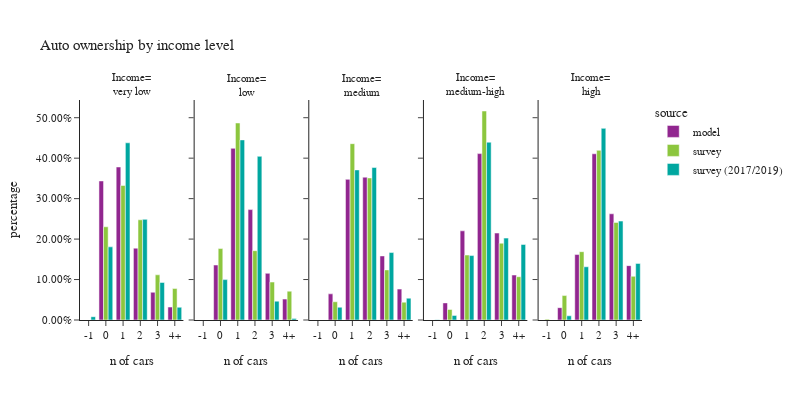

The notebook cell this image was saved under:
### Code cell
plot_auto(hh,'hhincome_group','income level', 'Income')

### Figure 1 — Plotly figure (JSON) as saved in the notebook; plotly's stock layout.template omitted (floating-point values rounded to 4 significant figures)
{"data": [{"alignmentgroup": "True", "customdata": [[0], [74596], [82082], [38531], [14889], [6942]], "hovertemplate": "source=model<br>hhincome_group=very low<br>auto_ownership_simple=%{x}<br>percentage=%{y}<br>sample count=%{customdata[0]}<extra></extra>", "legendgroup": "model", "marker": {"color": "#91268F", "pattern": {"shape": ""}}, "name": "model", "offsetgroup": "model", "orientation": "v", "showlegend": true, "textposition": "auto", "type": "bar", "x": ["-1", "0", "1", "2", "3", "4+"], "xaxis": "x", "y": [0.0, 0.3437, 0.3782, 0.1775, 0.0686, 0.03198], "yaxis": "y"}, {"alignmentgroup": "True", "customdata": [[0], [29603], [92456], [59466], [25136], [11265]], "hovertemplate": "source=model<br>hhincome_group=low<br>auto_ownership_simple=%{x}<br>percentage=%{y}<br>sample count=%{customdata[0]}<extra></extra>", "legendgroup": "model", "marker": {"color": "#91268F", "pattern": {"shape": ""}}, "name": "model", "offsetgroup": "model", "orientation": "v", "showlegend": false, "textposition": "auto", "type": "bar", "x": ["-1", "0", "1", "2", "3", "4+"], "xaxis": "x2", "y": [0.0, 0.1358, 0.4243, 0.2729, 0.1153, 0.05169], "yaxis": "y2"}, {"alignmentgroup": "True", "customdata": [[0], [27993], [150581], [152913], [68595], [33076]], "hovertemplate": "source=model<br>hhincome_group=medium<br>auto_ownership_simple=%{x}<br>percentage=%{y}<br>sample count=%{customdata[0]}<extra></extra>", "legendgroup": "model", "marker": {"color": "#91268F", "pattern": {"shape": ""}}, "name": "model", "offsetgroup": "model", "orientation": "v", "showlegend": false, "textposition": "auto", "type": "bar", "x": ["-1", "0", "1", "2", "3", "4+"], "xaxis": "x3", "y": [0.0, 0.06463, 0.3476, 0.353, 0.1584, 0.07636], "yaxis": "y3"}, {"alignmentgroup": "True", "customdata": [[0], [18361], [95665], [178510], [93279], [48248]], "hovertemplate": "source=model<br>hhincome_group=medium-high<br>auto_ownership_simple=%{x}<br>percentage=%{y}<br>sample count=%{customdata[0]}<extra></extra>", "legendgroup": "model", "marker": {"color": "#91268F", "pattern": {"shape": ""}}, "name": "model", "offsetgroup": "model", "orientation": "v", "showlegend": false, "textposition": "auto", "type": "bar", "x": ["-1", "0", "1", "2", "3", "4+"], "xaxis": "x4", "y": [0.0, 0.0423, 0.2204, 0.4113, 0.2149, 0.1112], "yaxis": "y4"}, {"alignmentgroup": "True", "customdata": [[0], [13227], [70204], [178290], [113904], [58317]], "hovertemplate": "source=model<br>hhincome_group=high<br>auto_ownership_simple=%{x}<br>percentage=%{y}<br>sample count=%{customdata[0]}<extra></extra>", "legendgroup": "model", "marker": {"color": "#91268F", "pattern": {"shape": ""}}, "name": "model", "offsetgroup": "model", "orientation": "v", "showlegend": false, "textposition": "auto", "type": "bar", "x": ["-1", "0", "1", "2", "3", "4+"], "xaxis": "x5", "y": [0.0, 0.03048, 0.1618, 0.4109, 0.2625, 0.1344], "yaxis": "y5"}, {"alignmentgroup": "True", "customdata": [[0], [268], [386], [205], [55], [29]], "hovertemplate": "source=survey<br>hhincome_group=very low<br>auto_ownership_simple=%{x}<br>percentage=%{y}<br>sample count=%{customdata[0]}<extra></extra>", "legendgroup": "survey", "marker": {"color": "#8CC63E", "pattern": {"shape": ""}}, "name": "survey", "offsetgroup": "survey", "orientation": "v", "showlegend": true, "textposition": "auto", "type": "bar", "x": ["-1", "0", "1", "2", "3", "4+"], "xaxis": "x", "y": [0.0, 0.2304, 0.3325, 0.2477, 0.1117, 0.0777], "yaxis": "y"}, {"alignmentgroup": "True", "customdata": [[0], [66], [145], [40], [9], [3]], "hovertemplate": "source=survey<br>hhincome_group=low<br>auto_ownership_simple=%{x}<br>percentage=%{y}<br>sample count=%{customdata[0]}<extra></extra>", "legendgroup": "survey", "marker": {"color": "#8CC63E", "pattern": {"shape": ""}}, "name": "survey", "offsetgroup": "survey", "orientation": "v", "showlegend": false, "textposition": "auto", "type": "bar", "x": ["-1", "0", "1", "2", "3", "4+"], "xaxis": "x2", "y": [0.0, 0.1766, 0.487, 0.1714, 0.09378, 0.07127], "yaxis": "y2"}, {"alignmentgroup": "True", "customdata": [[0], [112], [435], [216], [49], [22]], "hovertemplate": "source=survey<br>hhincome_group=medium<br>auto_ownership_simple=%{x}<br>percentage=%{y}<br>sample count=%{customdata[0]}<extra></extra>", "legendgroup": "survey", "marker": {"color": "#8CC63E", "pattern": {"shape": ""}}, "name": "survey", "offsetgroup": "survey", "orientation": "v", "showlegend": false, "textposition": "auto", "type": "bar", "x": ["-1", "0", "1", "2", "3", "4+"], "xaxis": "x3", "y": [0.0, 0.04508, 0.4358, 0.3511, 0.1238, 0.04412], "yaxis": "y3"}, {"alignmentgroup": "True", "customdata": [[0], [82], [395], [358], [96], [42]], "hovertemplate": "source=survey<br>hhincome_group=medium-high<br>auto_ownership_simple=%{x}<br>percentage=%{y}<br>sample count=%{customdata[0]}<extra></extra>", "legendgroup": "survey", "marker": {"color": "#8CC63E", "pattern": {"shape": ""}}, "name": "survey", "offsetgroup": "survey", "orientation": "v", "showlegend": false, "textposition": "auto", "type": "bar", "x": ["-1", "0", "1", "2", "3", "4+"], "xaxis": "x4", "y": [0.0, 0.02606, 0.1605, 0.5166, 0.1899, 0.107], "yaxis": "y4"}, {"alignmentgroup": "True", "customdata": [[1], [44], [215], [215], [59], [22]], "hovertemplate": "source=survey<br>hhincome_group=high<br>auto_ownership_simple=%{x}<br>percentage=%{y}<br>sample count=%{customdata[0]}<extra></extra>", "legendgroup": "survey", "marker": {"color": "#8CC63E", "pattern": {"shape": ""}}, "name": "survey", "offsetgroup": "survey", "orientation": "v", "showlegend": false, "textposition": "auto", "type": "bar", "x": ["-1", "0", "1", "2", "3", "4+"], "xaxis": "x5", "y": [0.002144, 0.06044, 0.1688, 0.4194, 0.2412, 0.108], "yaxis": "y5"}, {"alignmentgroup": "True", "customdata": [[2], [488], [742], [272], [59], [21]], "hovertemplate": "source=survey (2017/2019)<br>hhincome_group=very low<br>auto_ownership_simple=%{x}<br>percentage=%{y}<br>sample count=%{customdata[0]}<extra></extra>", "legendgroup": "survey (2017/2019)", "marker": {"color": "#00A7A0", "pattern": {"shape": ""}}, "name": "survey (2017/2019)", "offsetgroup": "survey (2017/2019)", "orientation": "v", "showlegend": true, "textposition": "auto", "type": "bar", "x": ["-1", "0", "1", "2", "3", "4+"], "xaxis": "x", "y": [0.008125, 0.1808, 0.438, 0.2488, 0.09281, 0.03153], "yaxis": "y"}, {"alignmentgroup": "True", "customdata": [[0], [118], [310], [91], [13], [3]], "hovertemplate": "source=survey (2017/2019)<br>hhincome_group=low<br>auto_ownership_simple=%{x}<br>percentage=%{y}<br>sample count=%{customdata[0]}<extra></extra>", "legendgroup": "survey (2017/2019)", "marker": {"color": "#00A7A0", "pattern": {"shape": ""}}, "name": "survey (2017/2019)", "offsetgroup": "survey (2017/2019)", "orientation": "v", "showlegend": false, "textposition": "auto", "type": "bar", "x": ["-1", "0", "1", "2", "3", "4+"], "xaxis": "x2", "y": [0.0, 0.0998, 0.4452, 0.4045, 0.04657, 0.003956], "yaxis": "y2"}, {"alignmentgroup": "True", "customdata": [[0], [249], [907], [427], [86], [32]], "hovertemplate": "source=survey (2017/2019)<br>hhincome_group=medium<br>auto_ownership_simple=%{x}<br>percentage=%{y}<br>sample count=%{customdata[0]}<extra></extra>", "legendgroup": "survey (2017/2019)", "marker": {"color": "#00A7A0", "pattern": {"shape": ""}}, "name": "survey (2017/2019)", "offsetgroup": "survey (2017/2019)", "orientation": "v", "showlegend": false, "textposition": "auto", "type": "bar", "x": ["-1", "0", "1", "2", "3", "4+"], "xaxis": "x3", "y": [0.0, 0.03156, 0.371, 0.3768, 0.1667, 0.05396], "yaxis": "y3"}, {"alignmentgroup": "True", "customdata": [[1], [174], [749], [611], [134], [66]], "hovertemplate": "source=survey (2017/2019)<br>hhincome_group=medium-high<br>auto_ownership_simple=%{x}<br>percentage=%{y}<br>sample count=%{customdata[0]}<extra></extra>", "legendgroup": "survey (2017/2019)", "marker": {"color": "#00A7A0", "pattern": {"shape": ""}}, "name": "survey (2017/2019)", "offsetgroup": "survey (2017/2019)", "orientation": "v", "showlegend": false, "textposition": "auto", "type": "bar", "x": ["-1", "0", "1", "2", "3", "4+"], "xaxis": "x4", "y": [0.0007872, 0.01131, 0.1593, 0.4395, 0.2024, 0.1868], "yaxis": "y4"}, {"alignmentgroup": "True", "customdata": [[0], [48], [252], [261], [55], [19]], "hovertemplate": "source=survey (2017/2019)<br>hhincome_group=high<br>auto_ownership_simple=%{x}<br>percentage=%{y}<br>sample count=%{customdata[0]}<extra></extra>", "legendgroup": "survey (2017/2019)", "marker": {"color": "#00A7A0", "pattern": {"shape": ""}}, "name": "survey (2017/2019)", "offsetgroup": "survey (2017/2019)", "orientation": "v", "showlegend": false, "textposition": "auto", "type": "bar", "x": ["-1", "0", "1", "2", "3", "4+"], "xaxis": "x5", "y": [0.0, 0.01035, 0.1315, 0.4736, 0.2445, 0.14], "yaxis": "y5"}], "layout": {"annotations": [{"font": {}, "showarrow": false, "text": "Income=<br>very low", "x": 0.092, "xanchor": "center", "xref": "paper", "y": 1.0, "yanchor": "bottom", "yref": "paper"}, {"font": {}, "showarrow": false, "text": "Income=<br>low", "x": 0.296, "xanchor": "center", "xref": "paper", "y": 1.0, "yanchor": "bottom", "yref": "paper"}, {"font": {}, "showarrow": false, "text": "Income=<br>medium", "x": 0.5, "xanchor": "center", "xref": "paper", "y": 1.0, "yanchor": "bottom", "yref": "paper"}, {"font": {}, "showarrow": false, "text": "Income=<br>medium-high", "x": 0.704, "xanchor": "center", "xref": "paper", "y": 1.0, "yanchor": "bottom", "yref": "paper"}, {"font": {}, "showarrow": false, "text": "Income=<br>high", "x": 0.908, "xanchor": "center", "xref": "paper", "y": 1.0, "yanchor": "bottom", "yref": "paper"}], "barmode": "group", "font": {"size": 11}, "height": 400, "legend": {"title": {"text": "source"}, "tracegroupgap": 0}, "title": {"text": "Auto ownership by income level"}, "width": 800, "xaxis": {"anchor": "y", "domain": [0.0, 0.184], "title": {"text": "n of cars"}}, "xaxis2": {"anchor": "y2", "domain": [0.204, 0.388], "matches": "x", "title": {"text": "n of cars"}}, "xaxis3": {"anchor": "y3", "domain": [0.408, 0.592], "matches": "x", "title": {"text": "n of cars"}}, "xaxis4": {"anchor": "y4", "domain": [0.612, 0.796], "matches": "x", "title": {"text": "n of cars"}}, "xaxis5": {"anchor": "y5", "domain": [0.816, 1.0], "matches": "x", "title": {"text": "n of cars"}}, "yaxis": {"anchor": "x", "domain": [0.0, 1.0], "tickformat": ".2%", "title": {"text": "percentage"}}, "yaxis2": {"anchor": "x2", "domain": [0.0, 1.0], "matches": "y", "showticklabels": false, "tickformat": ".2%"}, "yaxis3": {"anchor": "x3", "domain": [0.0, 1.0], "matches": "y", "showticklabels": false, "tickformat": ".2%"}, "yaxis4": {"anchor": "x4", "domain": [0.0, 1.0], "matches": "y", "showticklabels": false, "tickformat": ".2%"}, "yaxis5": {"anchor": "x5", "domain": [0.0, 1.0], "matches": "y", "showticklabels": false, "tickformat": ".2%"}}}
